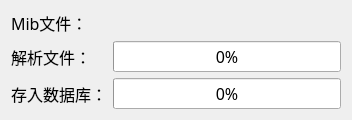
<?xml version="1.0" encoding="UTF-8"?>
<ui version="4.0">
 <class>DialogMibReader</class>
 <widget class="QDialog" name="DialogMibReader">
  <property name="geometry">
   <rect>
    <x>0</x>
    <y>0</y>
    <width>352</width>
    <height>84</height>
   </rect>
  </property>
  <property name="font">
   <font>
    <family>微软雅黑</family>
    <pointsize>12</pointsize>
   </font>
  </property>
  <property name="windowTitle">
   <string>读取Mib文件</string>
  </property>
  <layout class="QGridLayout" name="gridLayout">
   <item row="0" column="0">
    <widget class="QLabel" name="label_3">
     <property name="text">
      <string>Mib文件：</string>
     </property>
    </widget>
   </item>
   <item row="0" column="1">
    <widget class="QLabel" name="label_mibPath">
     <property name="text">
      <string/>
     </property>
    </widget>
   </item>
   <item row="1" column="0">
    <widget class="QLabel" name="label">
     <property name="text">
      <string>解析文件：</string>
     </property>
    </widget>
   </item>
   <item row="1" column="1">
    <widget class="QProgressBar" name="progressBar_readFile">
     <property name="value">
      <number>0</number>
     </property>
    </widget>
   </item>
   <item row="2" column="0">
    <widget class="QLabel" name="label_2">
     <property name="text">
      <string>存入数据库：</string>
     </property>
    </widget>
   </item>
   <item row="2" column="1">
    <widget class="QProgressBar" name="progressBar_saveDb">
     <property name="value">
      <number>0</number>
     </property>
    </widget>
   </item>
  </layout>
 </widget>
 <resources/>
 <connections/>
</ui>
